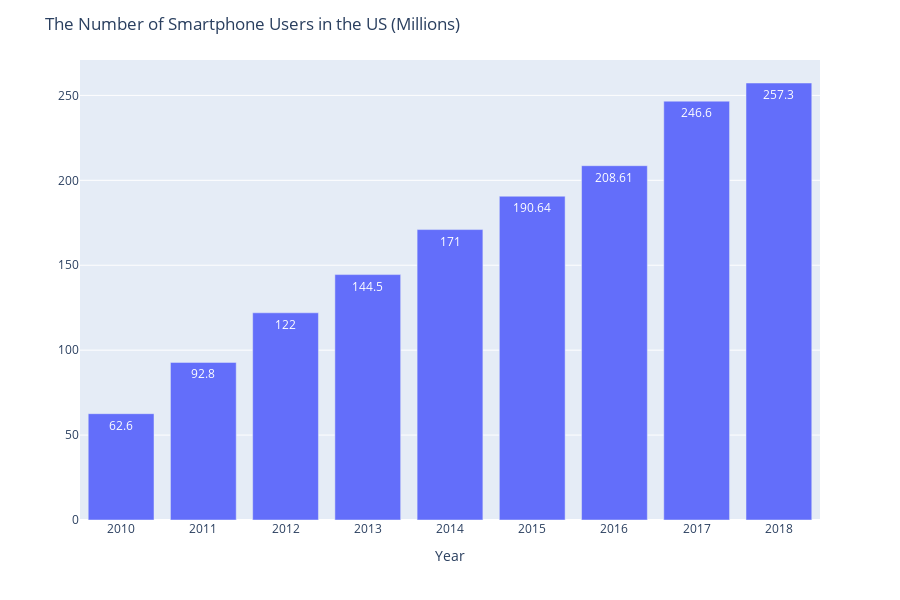

The cell this chart's notebook holds for it:
### Code cell
# plot total fatal crashes by state over time
fig = go.Figure()
year = phone_adoption_trim['year']
smart_users = phone_adoption_trim["number of smartphone users in US (millions)"]

fig = px.bar(
    phone_adoption_trim, 
    x=year, 
    y=smart_users, 
    text=smart_users, 
    height=600)
fig.update_layout(uniformtext_minsize=8, uniformtext_mode='hide')
fig.update_layout(
    title="The Number of Smartphone Users in the US (Millions)",
    xaxis_title = "Year",
    yaxis_title=""
        )
fig.show()
fig.write_image("images/phone_users.png")

### Figure 1 — Plotly figure (JSON) as saved in the notebook; plotly's stock layout.template omitted (floating-point values rounded to 4 significant figures)
{"data": [{"alignmentgroup": "True", "hoverlabel": {"namelength": 0}, "hovertemplate": "year=%{x}<br>number of smartphone users in US (millions)=%{text}", "legendgroup": "", "marker": {"color": "#636efa"}, "name": "", "offsetgroup": "", "orientation": "v", "showlegend": false, "text": [62.6, 92.8, 122, 144.5, 171, 190.6, 208.6, 246.6, 257.3], "textposition": "auto", "type": "bar", "x": [2010, 2011, 2012, 2013, 2014, 2015, 2016, 2017, 2018], "xaxis": "x", "y": [62.6, 92.8, 122, 144.5, 171, 190.6, 208.6, 246.6, 257.3], "yaxis": "y"}], "layout": {"barmode": "relative", "height": 600, "legend": {"tracegroupgap": 0}, "margin": {"t": 60}, "title": {"text": "The Number of Smartphone Users in the US (Millions)"}, "uniformtext": {"minsize": 8, "mode": "hide"}, "xaxis": {"anchor": "y", "domain": [0, 1], "title": {"text": "Year"}}, "yaxis": {"anchor": "x", "domain": [0, 1], "title": {"text": ""}}}}
